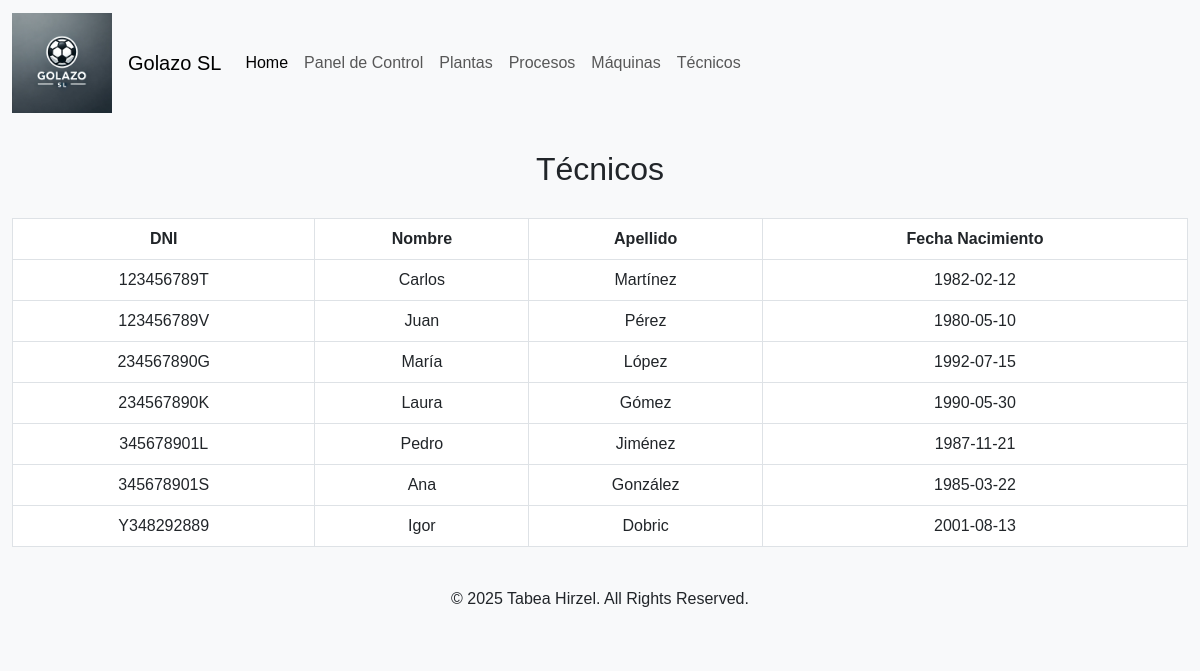
The app's page /tecnicos.php with its own data.
### tables this page shows
CREATE TABLE IF NOT EXISTS `tecnicos` (
  `dni` varchar(10) NOT NULL COMMENT 'Debe ser único.',
  `nombre` varchar(100) NOT NULL COMMENT 'Nombre del técnico.',
  `apellido` varchar(100) NOT NULL COMMENT 'Apellido del técnico.',
  `fecha_nacimiento` date DEFAULT NULL COMMENT 'Fecha de nacimiento del técnico.',
  PRIMARY KEY (`dni`)
);

### tecnicos.php (the view, shortened to what this page needs)
<?php
require 'database.php';
include 'header.php';
$query = "SELECT * FROM tecnicos";
$result = $conn->query($query);
echo '<div class="container my-4">';
echo '<h2 class="text-center">Técnicos</h2>';
echo '<table class="table table-bordered">';
echo '<thead><tr><th>DNI</th><th>Nombre</th><th>Apellido</th><th>Fecha Nacimiento</th></tr></thead><tbody>';
if ($result->num_rows > 0) {
    while ($row = $result->fetch_assoc()) {
        echo "<tr>
                <td>{$row['dni']}</td>
                <td>{$row['nombre']}</td>
                <td>{$row['apellido']}</td>
                <td>{$row['fecha_nacimiento']}</td>
              </tr>";
    }
} else {
    echo "<tr><td colspan='4' class='text-center'>No results found.</td></tr>";
}
echo '</tbody></table>';
echo '</div>';
include 'footer.php';
?>

### css/styles.css (style rules this page uses)
body { font-family: Arial, sans-serif; background-color: #f8f9fa; }
.container { max-width: 1200px; margin: 0 auto; }
.table { margin-top: 30px; }
.table th, .table td { text-align: center; }
.table-bordered { border: 1px solid #dee2e6; }

### records on screen
tecnicos: dni "123456789T", nombre "Carlos", apellido "Martínez", fecha_nacimiento "1982-02-12"
tecnicos: dni "123456789V", nombre "Juan", apellido "Pérez", fecha_nacimiento "1980-05-10"
tecnicos: dni "234567890G", nombre "María", apellido "López", fecha_nacimiento "1992-07-15"
tecnicos: dni "234567890K", nombre "Laura", apellido "Gómez", fecha_nacimiento "1990-05-30"
tecnicos: dni "345678901L", nombre "Pedro", apellido "Jiménez", fecha_nacimiento "1987-11-21"
tecnicos: dni "345678901S", nombre "Ana", apellido "González", fecha_nacimiento "1985-03-22"
tecnicos: dni "Y348292889", nombre "Igor", apellido "Dobric", fecha_nacimiento "2001-08-13"
